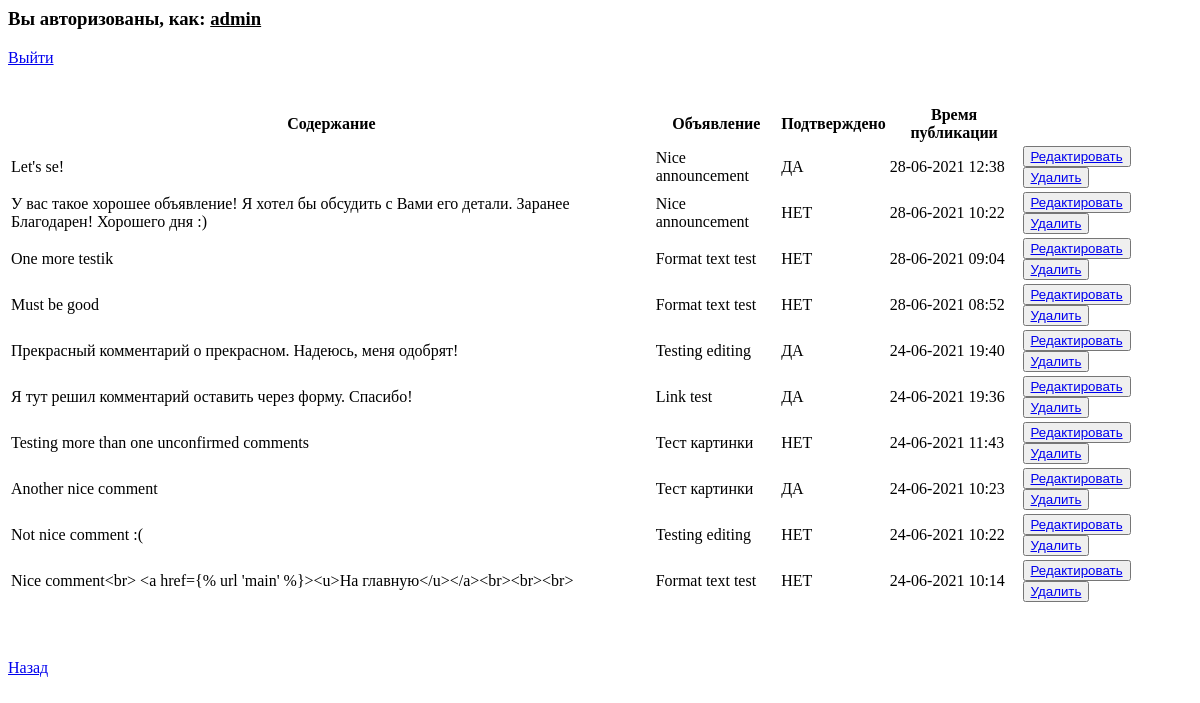
Page /comments/ (signed in) on the earlier database version.
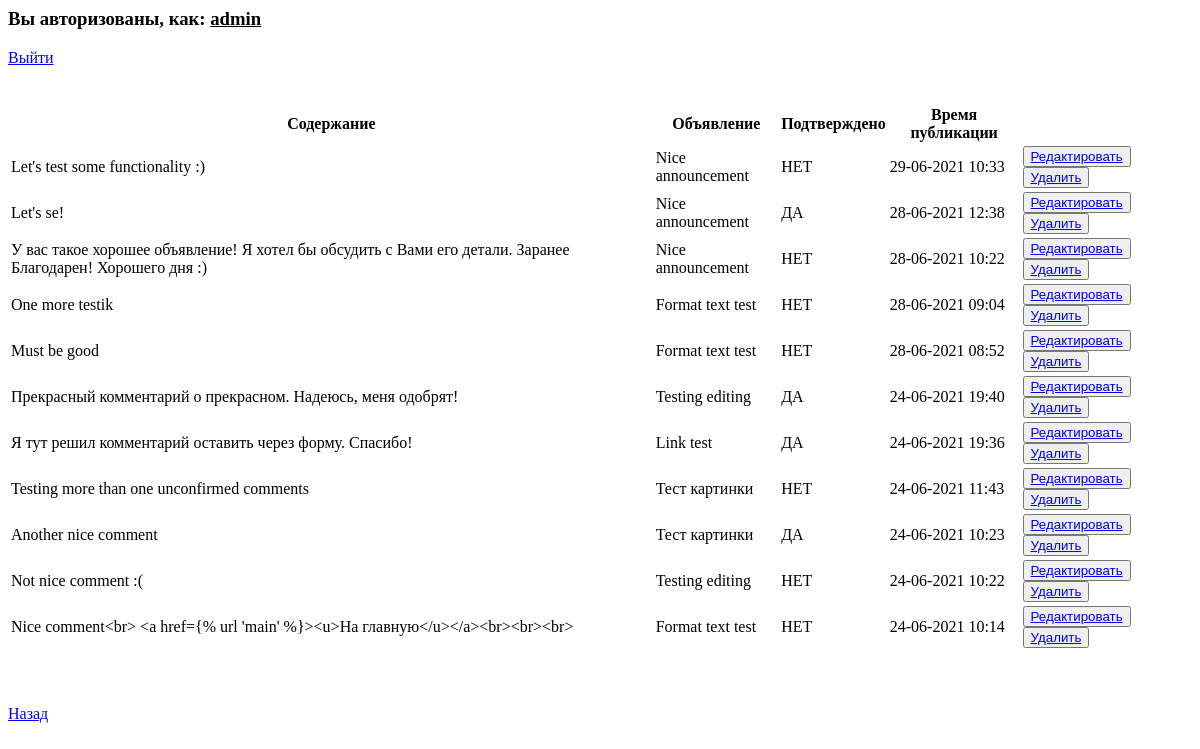
Same page on the later database version.
### announcements/models.py (models this page shows, shortened)
class Comment(models.Model):
    com_ann = models.ForeignKey(Announcement, on_delete=models.CASCADE, verbose_name='Выбрать публикацию')
    com_author = models.ForeignKey(User, on_delete=models.CASCADE, verbose_name='Автор отклика')
    com_body = models.TextField(verbose_name='Отклик')
    com_time_in = models.DateTimeField(auto_now_add=True, verbose_name='Time of comment creation')
    com_confirmed = models.BooleanField(default=False, verbose_name='Comment confirmed by announcement author')
    class Meta:
        verbose_name = 'Comment'
        verbose_name_plural = 'Comments'

class Announcement(models.Model):
    ann_author = models.ForeignKey(User, on_delete=models.CASCADE, verbose_name='Автор объявления')
    ann_title = models.CharField(max_length=255, verbose_name='Заголовок объявления')
    ann_body = RichTextField(blank=True, null=True, verbose_name='Содержание объявления')
    ann_time_in = models.DateTimeField(auto_now_add=True, verbose_name='Time of announcement creation')
    ann_category = models.ManyToManyField(Category, verbose_name='Категория объявления')
    def __str__(self):
        return self.ann_title
    class Meta:
        verbose_name = 'Announcement'
        verbose_name_plural = 'Announcements'

### announcements/views.py (the view)
# urls.py: path('comments/', CommentList.as_view(), name='comment_list'),
class CommentList(LoginRequiredMixin, ListView):
    model = Comment
    template_name = 'comment_list.html'
    def get_context_data(self, **kwargs):
        context = super().get_context_data(**kwargs)
        context['author_comments'] = Comment.objects.filter(com_author=self.request.user).order_by('-com_time_in')
        return context

### templates/comment_list.html
<h3>Вы авторизованы, как: <u>{{ user }}</u></h3> <a href={% url 'account_logout' %}>Выйти</a><br><br><br>
{% if author_comments %}
    <table>
        <thead>
            <tr>
                <th>Содержание</th>
                <th>Объявление</th>
                <th>Подтверждено</th>
                <th>Время публикации</th>
                <th></th>
            </tr>
        </thead>
        {% for comment in author_comments %}
        <tbody>
            <tr>
                <td>{{ comment.com_body }}</td>
                <td>{{ comment.com_ann }}</td>
                <td>{% if comment.com_confirmed %}ДА{% else %}НЕТ{% endif %}</td>
                <td>{{ comment.com_time_in|date:"d-m-Y H:i" }}</td>
                <td><button> <a href={% url 'comment_edit' comment.id %}>Редактировать</a></button>
                    <button> <a href={% url 'comment_delete' comment.id %}>Удалить</a> </button></td>
            </tr>
        </tbody>
        {% endfor %}
    </table><br><br><br>
{% else %}
    <h2>У вас нет откликов</h2>
{% endif %}
<a href={% url 'main' %}><u>Назад</u></a>

Differences in the rows shown:
added Comment: com_body "Let's test some functionality :)", com_ann "Nice announcement", com_confirmed "НЕТ", com_time_in "29-06-2021 10:33"
